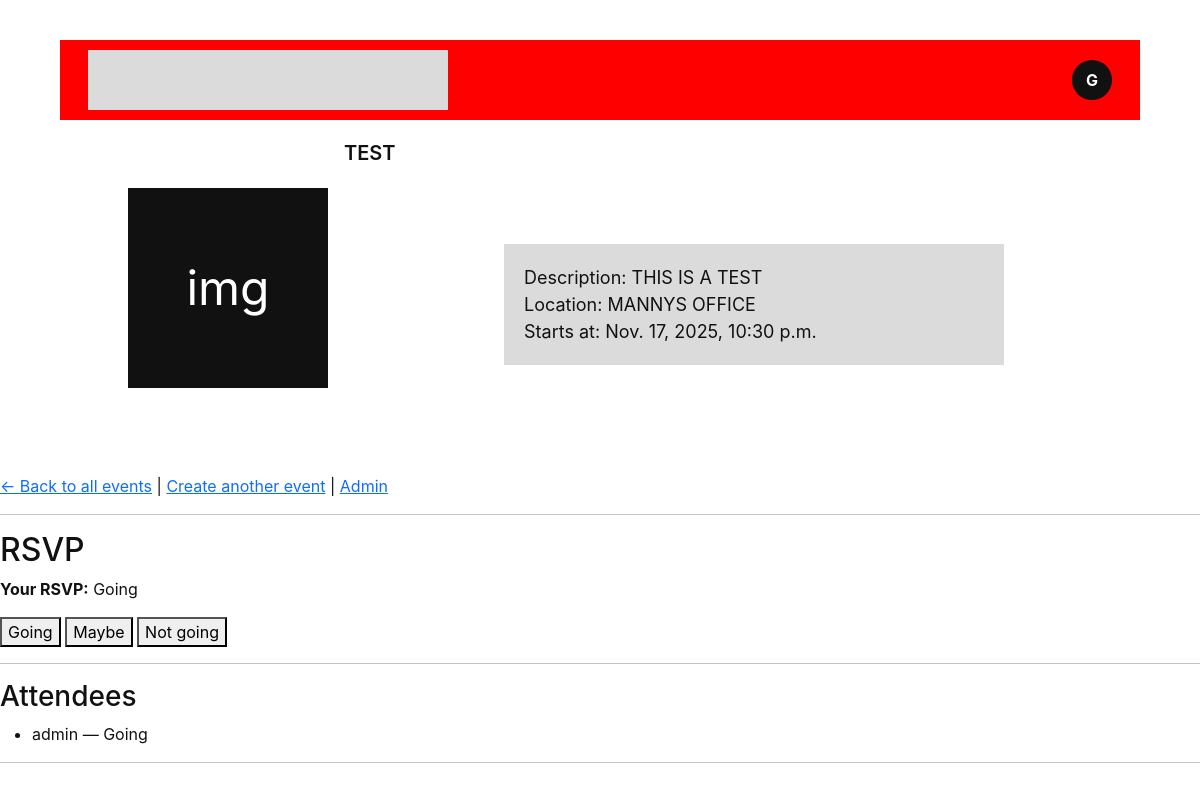
Page /events/2/ (signed in) on the committed database.
### app/models.py (models this page shows, shortened)
class Event(models.Model):
    PUBLIC = 'public'
    PRIVATE = 'private'
    VISIBILITY_CHOICES = [
        (PUBLIC, 'Public'),
        (PRIVATE, 'Private'),
    ]
    title = models.CharField(max_length=100)
    description = models.TextField(blank=True)
    host = models.ForeignKey(Profile, on_delete=models.CASCADE, related_name='hosted_events')
    location = models.CharField(max_length=255)
    starts_at = models.DateTimeField()
    capacity = models.PositiveIntegerField()
    visibility = models.CharField(max_length=10, choices=VISIBILITY_CHOICES, default=PUBLIC)
    interests = models.ManyToManyField(Interest, blank=True, related_name='events')
    created_at = models.DateTimeField(auto_now_add=True)
    class Meta:
        ordering = ['starts_at']
        indexes = [
            models.Index(fields=['starts_at']),
        ]

class RSVP(models.Model):
    class Meta:
        constraints = [models.UniqueConstraint(fields=['user', 'event'], name='unique_rsvp')]
    GOING = 'going'
    MAYBE = 'maybe'
    NO = 'no'
    STATUS_CHOICES = [
        (GOING, 'Going'),
        (MAYBE, 'Maybe'),
        (NO, 'Not going')
    ]
    user = models.ForeignKey(Profile, on_delete=models.CASCADE)
    event = models.ForeignKey(Event, on_delete=models.CASCADE, related_name='rsvps')
    status = models.CharField(max_length=10, choices=STATUS_CHOICES)
    created_at = models.DateTimeField(auto_now_add=True)

class Profile(models.Model):
    user = models.OneToOneField(User, on_delete=models.CASCADE)
    fullname = models.CharField(max_length=100, blank=True)
    birthday = models.DateField(blank=True, null=True)
    phone_number = models.CharField(max_length=20, blank=True)
    display_name = models.CharField(max_length=30, blank=True)
    bio = models.TextField(blank=True)
    interests = models.ManyToManyField('Interest', blank=True)

### app/views.py (the view)
# urls.py: path('events/<int:event_id>/', views.event_detail, name='event_detail'),
@login_required
def event_detail(request, event_id):
    event = get_object_or_404(Event, id=event_id)
    my_rsvp = RSVP.objects.filter(user=request.user.profile, event=event).first()
    attendees = event.rsvps.select_related('user')
    return render(request,"app/event_detail.html",{"event": event,"my_rsvp": my_rsvp,"attendees": attendees,},)

### app/templates/app/event_detail.html (shortened to what this page needs)
<!doctype html>
<html lang="en">
<head>
  <link href="https://cdn.jsdelivr.net/npm/bootstrap@5.3.2/dist/css/bootstrap.min.css" rel="stylesheet">
</head>
<body>
  <div class="events-section" id="eventsSection">
    <div class="topbar">
      <div class="brand-box"></div>
      <a href="{% url 'profile' %}" style="text-decoration: none;">
      <button class="avatar btn bun-custom" >G</button>
      </a>
    </div>
    <div class="event-card">
      <div class="profile-thumb">img</div>
      <div class="event-meta">
        <div class="event-title">{{ event.title }}</div>
        <div class="event-desc">
          Description: {{event.description}}<br>
          Location: {{event.location}}<br>
          Starts at: {{event.starts_at}}
        </div>
      </div>
    </div>
  </div>
  <p>
    <a href="{% url 'event_list' %}">← Back to all events</a> |
    <a href="{% url 'event_create' %}">Create another event</a> |
    <a href="/admin/">Admin</a>
  </p>
  <hr>
  <h2>RSVP</h2>
  {% if my_rsvp %}
    <p><strong>Your RSVP:</strong> {{ my_rsvp.get_status_display }}</p>
  {% else %}
    <p><strong>Your RSVP:</strong> You haven't RSVPed yet.</p>
  {% endif %}
  <form method="post" action="{% url 'rsvp_event' event.id %}">
    <button type="submit" name="status" value="going">Going</button>
    <button type="submit" name="status" value="maybe">Maybe</button>
    <button type="submit" name="status" value="no">Not going</button>
  </form>
  <hr>
  <h3>Attendees</h3>
  <ul>
    {% for rsvp in attendees %}
      <li>
        {{ rsvp.user.display_name }} — {{ rsvp.get_status_display }}
      </li>
    {% empty %}
      <li>No RSVPs yet.</li>
    {% endfor %}
  </ul>
  <hr>
</body>
</html>

### app/templates/app/event_detail.html (style rules this page uses)
html, body { height: 100%; margin: 0; }
body { background: #fff; font-family: Inter, system-ui, -apple-system, "Segoe UI", Roboto, "Helvetica Neue", Arial; color: #111; overflow-x: hidden; }
.events-section { padding: 40px 60px; }
.topbar { height: 80px; display: flex; align-items: center; justify-content: space-between; padding: 12px 28px; background: red; width: 100%; }
.brand-box { width: 360px; height: 60px; background: #dbdbdb; }
.avatar { width: 40px; height: 40px; border-radius: 50%; background: #111; color: #fff; display: flex; align-items: center; justify-content: center; font-weight: 700; }
.event-card { display: flex; padding: 18px; margin-bottom: 28px; align-items: right; gap: 16px; break-inside: avoid; }
.profile-thumb { width: 200px; height: 200px; background: #111; margin-top: 50px; margin-left: 50px; display: flex; align-items: center; justify-content: center; color: white; font-size: 48px; }
.event-meta { flex: 1; }
.event-title { font-size: 20px; font-weight: 600; margin-bottom: 6px; }
.event-desc { font-size: 18px; margin-bottom: 10px; position: relative; left: 160px; top: 70px; background: #dbdbdb; width: 500px; height 700px; padding: 20px; margin-bottom: 50px; display: flex; }

### rows in the picture
Event: title "TEST", description "THIS IS A TEST", location "MANNYS OFFICE", starts_at "Nov. 17, 2025, 10:30 p.m."
RSVP: status "Going", user.display_name "admin"
